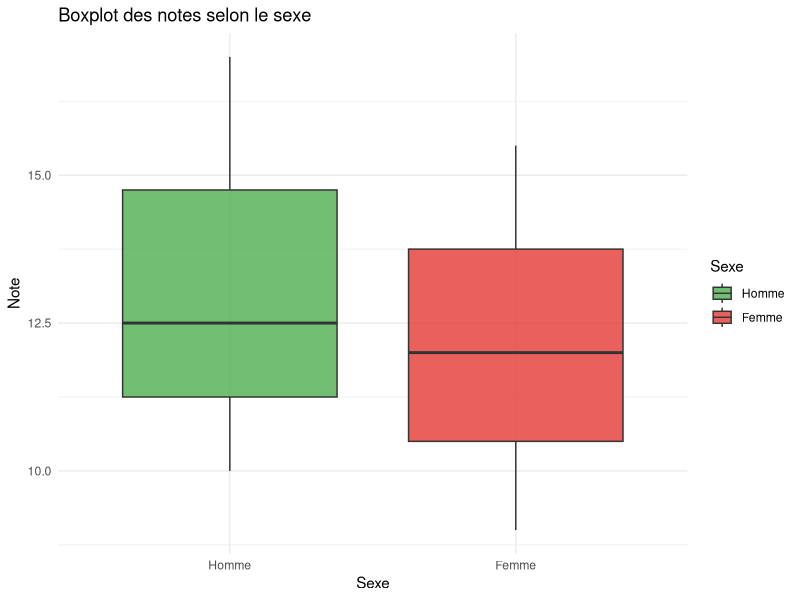
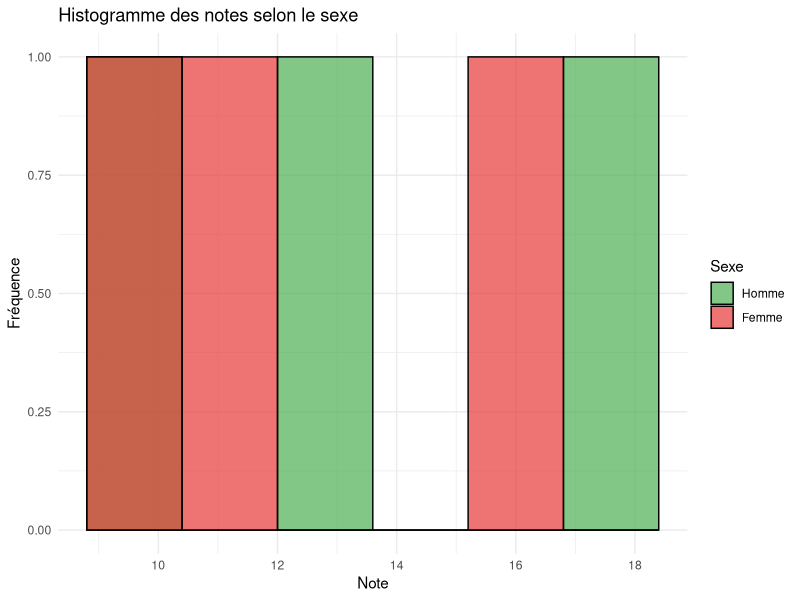
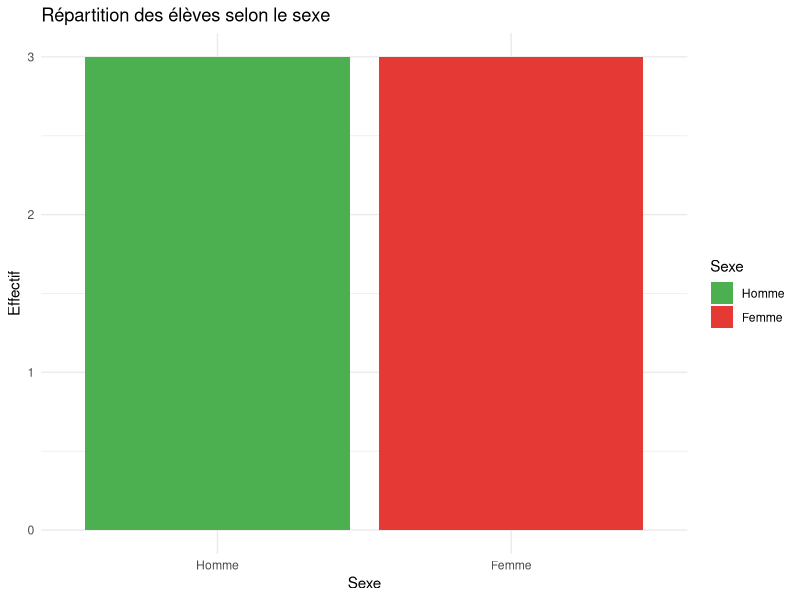
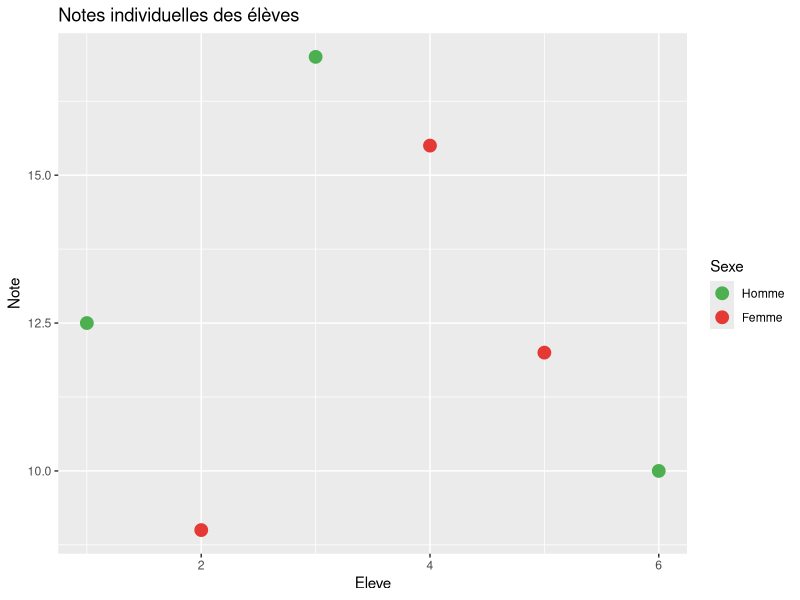

R code for these plots, in order:
# EXERCICE SANS Rcmdr


library(ggplot2)

# 1. Création du jeu de données

data <- data.frame(
  Eleve = c(1, 2, 3, 4, 5, 6),
  Sexe  = c(1, 2, 1, 2, 2, 1),
  Note  = c(12.5, 9, 17, 15.5, 12, 10)
)

# 2. Conversion de Sexe en facteur

data$Sexe <- factor(
  data$Sexe,
  levels = c(1, 2),
  labels = c("Homme", "Femme")
)

# 3. Affichage

print("Jeu de données :")
print(data)


couleurs <- c("Homme" = "#4CAF50",   # VERT
              "Femme" = "#E53935")   # ROUGE

# 4. GRAPHIQUE 1 — Boxplot

ggplot(data, aes(x = Sexe, y = Note, fill = Sexe)) +
  geom_boxplot(alpha = 0.8) +
  scale_fill_manual(values = couleurs) +
  labs(
    title = "Boxplot des notes selon le sexe",
    x = "Sexe",
    y = "Note"
  ) +
  theme_minimal()

# 5. GRAPHIQUE 2 — Histogramme

ggplot(data, aes(x = Note, fill = Sexe)) +
  geom_histogram(
    bins = 6,
    color = "black",
    alpha = 0.7,
    position = "identity"
  ) +
  scale_fill_manual(values = couleurs) +
  labs(
    title = "Histogramme des notes selon le sexe",
    x = "Note",
    y = "Fréquence"
  ) +
  theme_minimal()

# 6. GRAPHIQUE 3 — Barplot effectif par sexe

ggplot(data, aes(x = Sexe, fill = Sexe)) +
  geom_bar() +
  scale_fill_manual(values = couleurs) +
  labs(
    title = "Répartition des élèves selon le sexe",
    x = "Sexe",
    y = "Effectif"
  ) +
  theme_minimal()

# 7. GRAPHIQUE 4 — Scatterplot Élève vs Note

ggplot(data, aes(x = Eleve, y = Note, color = Sexe)) +
  geom_point(size = 4) +
  scale_color_manual(values = couleurs) +
  labs(
    title = "Notes individuelles des élèves",
  )
